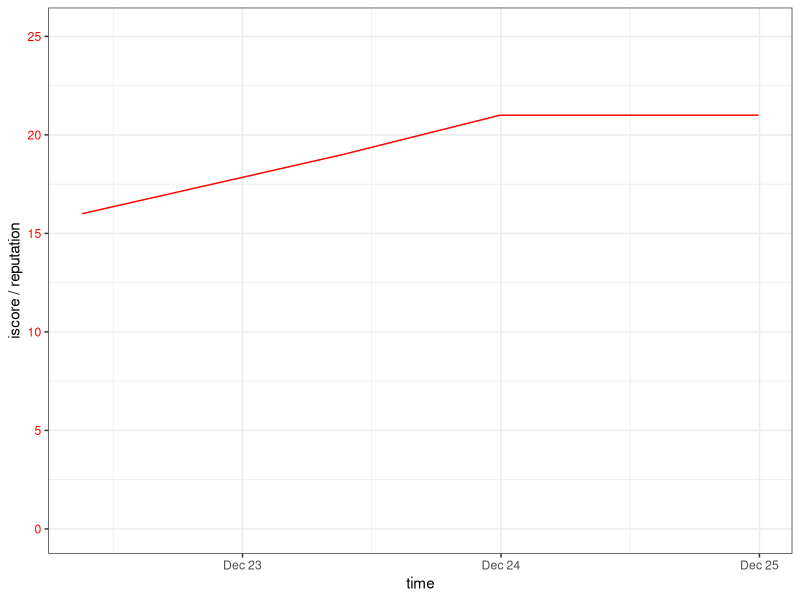
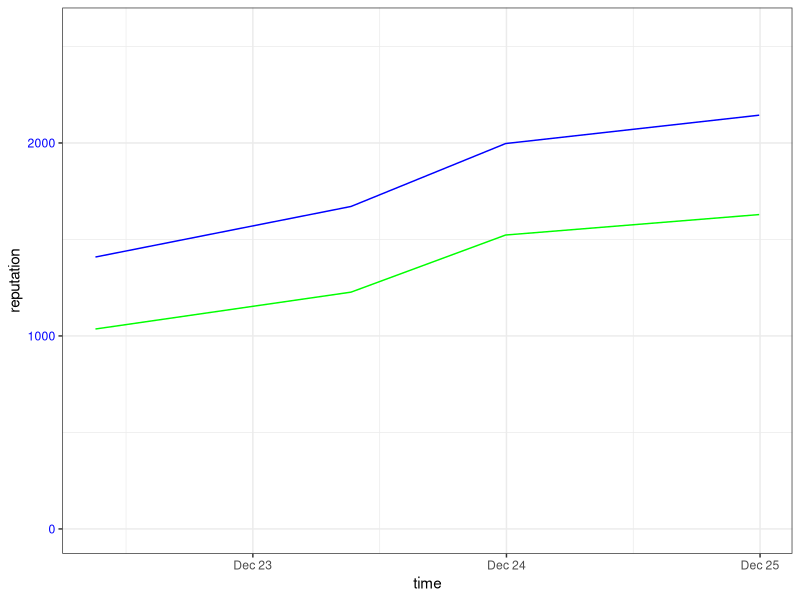

These figures' R source, in order: (Note: this script raises an error after producing the figures.)
library(ggplot2)
library(gtable)
library(grid)
data = read.csv("iscore.csv")
data$time = as.POSIXct(strftime(data$time))

iScoreMax = 1.2 * max(data$iscore)
reputationMax = 1.2 * max(data$reputation)
# http://rpubs.com/kohske/dual_axis_in_ggplot2
#grid.newpage()
p1 = ggplot(data, aes(time, iscore)) +
  geom_line(color = "red") +
  scale_x_datetime() +
  ylab("iscore / reputation") +
  ylim(c(0, iScoreMax)) +
  theme_bw() +
  theme(axis.text.y = element_text(colour = "red"))
p2 = ggplot(data) +
  geom_line(aes(time, reputation), color = "blue") +
  geom_line(aes(time, reputation - autoposts), color = "green") +
  scale_x_datetime() +
  ylim(c(0, reputationMax)) +
  theme_bw() +
  theme(panel.background = element_rect(fill = NA),
        axis.text.y = element_text(colour = "blue"))

# extract gtable
g1 <- ggplot_gtable(ggplot_build(p1))
g2 <- ggplot_gtable(ggplot_build(p2))

# overlap the panel of 2nd plot on that of 1st plot
pp <- c(subset(g1$layout, name == "panel", se = t:r))
g <- gtable_add_grob(g1, g2$grobs[[which(g2$layout$name == "panel")]], pp$t,
                     pp$l, pp$b, pp$l)

# axis tweaks
ia <- which(g2$layout$name == "axis-l")
ga <- g2$grobs[[ia]]
ax <- ga$children[[2]]
ax$widths <- rev(ax$widths)
ax$grobs <- rev(ax$grobs)
ax$grobs[[1]]$x <- ax$grobs[[1]]$x - unit(1, "npc") + unit(0.15, "cm")
g <- gtable_add_cols(g, g2$widths[g2$layout[ia, ]$l], length(g$widths) - 1)
g <- gtable_add_grob(g, ax, pp$t, length(g$widths) - 1, pp$b)

# draw it
#grid.draw(g)
ggsave("plot.png", g)
